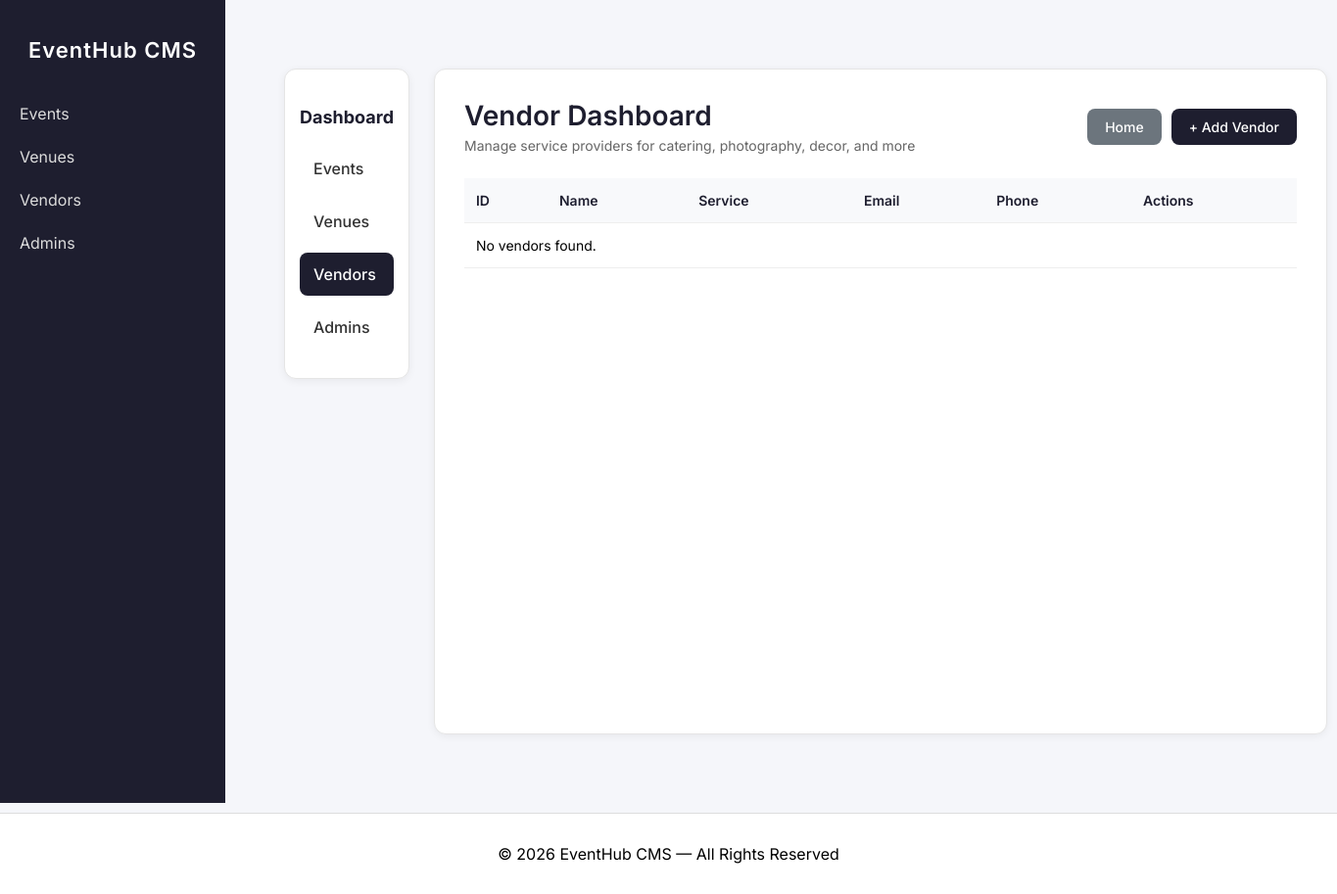
Before: /vendors/dashboard.php (signed in) with the older database file.
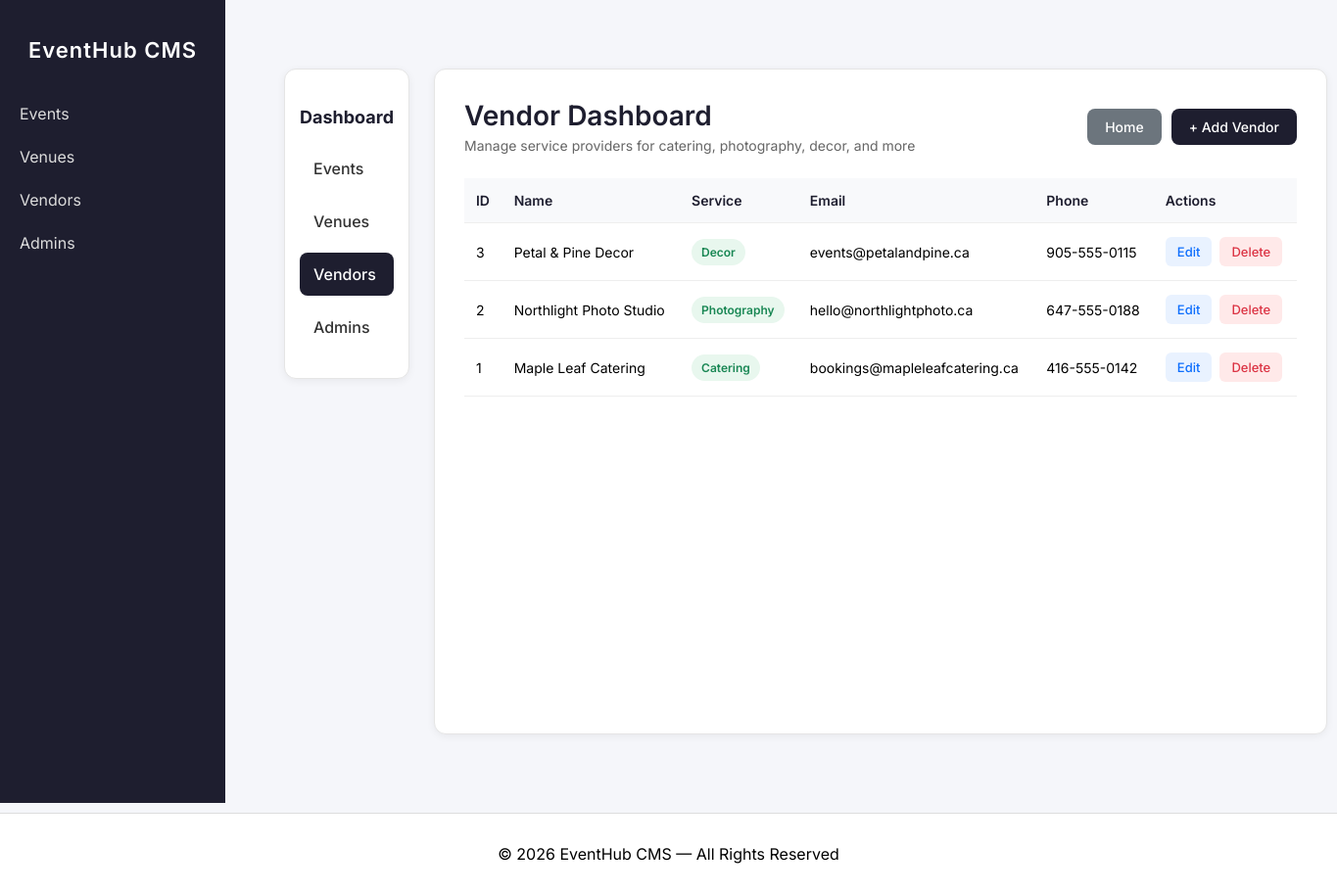
After: the same page with the newer database file.
### tables this page shows
CREATE TABLE `vendors` (
  `id` int NOT NULL,
  `name` varchar(255) NOT NULL,
  `service_type` varchar(100) NOT NULL,
  `email` varchar(255) NOT NULL,
  `phone` varchar(50) NOT NULL
);

### vendors/dashboard.php (the view, shortened to what this page needs)
<?php
include '../includes/header.php';
$query = "SELECT id, name, service_type, email, phone FROM vendors ORDER BY id DESC";
$stmt = $db->prepare($query);
$stmt->execute();
$result = $stmt->get_result();
$vendors = $result->fetch_all(MYSQLI_ASSOC);
?>
<?php include '../includes/navbar.php'; ?>
<div class="container">
    <div class="module-layout">
        <aside class="module-sidebar">
            <h3>Dashboard</h3>
            <a href="<?= app_url('events/dashboard.php') ?>">Events</a>
            <a href="<?= app_url('venues/dashboard.php') ?>">Venues</a>
            <a href="<?= app_url('vendors/dashboard.php') ?>" class="active">Vendors</a>
            <a href="<?= app_url('admin/dashboard.php') ?>">Admins</a>
        </aside>
        <main class="module-main">
            <div class="module-topbar">
                <div>
                    <h1>Vendor Dashboard</h1>
                    <p>Manage service providers for catering, photography, decor, and more</p>
                </div>
                <div style="display:flex; gap:10px; flex-wrap:wrap;">
                    <a href="<?= app_url('vendors/dashboard.php') ?>" class="btn-main" style="background:#6c757d;">
                        Home
                    </a>
                    <a href="<?= app_url('vendors/add.php') ?>" class="btn-main">
                        + Add Vendor
                    </a>
                </div>
            </div>
            <div class="module-table-wrapper">
                <table class="module-table">
                    <thead>
                        <tr>
                            <th>ID</th>
                            <th>Name</th>
                            <th>Service</th>
                            <th>Email</th>
                            <th>Phone</th>
                            <th>Actions</th>
                        </tr>
                    </thead>
                    <tbody>
                        <?php foreach ($vendors as $vendor): ?>
                            <tr>
                                <td><?= $vendor['id'] ?></td>
                                <td><?= htmlspecialchars($vendor['name']) ?></td>
                                <td><span class="service-badge"><?= htmlspecialchars($vendor['service_type']) ?></span></td>
                                <td><?= htmlspecialchars($vendor['email']) ?></td>
                                <td><?= htmlspecialchars($vendor['phone']) ?></td>
                                <td>
                                    <div class="action-buttons">
                                        <a href="<?= app_url('vendors/edit.php') ?>?id=<?= $vendor['id'] ?>" class="btn-sm btn-edit">Edit</a>
                                        <a href="<?= app_url('vendors/delete.php') ?>?id=<?= $vendor['id'] ?>" class="btn-sm btn-delete">Delete</a>
                                    </div>
                                </td>
                            </tr>
                        <?php endforeach; ?>
                        <?php if (empty($vendors)): ?>
                            <tr>
                                <td colspan="6">No vendors found.</td>
                            </tr>
                        <?php endif; ?>
                    </tbody>
                </table>
            </div>
        </main>
    </div>
</div>
<?php include '../includes/footer.php'; ?>

### includes/header.php (shortened to what this page needs)
<?php
    if (!function_exists('app_url')) {
        function app_url($path = '')
        {
            $normalizedPath = '/' . ltrim($path, '/');
            return APP_BASE_PATH . ($path === '' ? '' : $normalizedPath);
        }
    }
?>
<!DOCTYPE html>
<html lang="en">
<head>
</head>
<body>

### includes/navbar.php (shortened to what this page needs)
<div class="sidebar">
    <h2>EventHub CMS</h2>
    <a href="<?= app_url('events/dashboard.php') ?>">Events</a>
    <a href="<?= app_url('venues/dashboard.php') ?>">Venues</a>
    <a href="<?= app_url('vendors/dashboard.php') ?>">Vendors</a>
    <a href="<?= app_url('admin/dashboard.php') ?>">Admins</a>
</div>
<div class="content">

### includes/footer.php
</div>
<footer style="text-align:center; padding:15px; background:#fff; margin-top:40px; border-top:1px solid #ddd;">
    <p>&copy; <?php echo date('Y'); ?> EventHub CMS — All Rights Reserved</p>
</footer>
</body>
</html>

### includes/header.php (style rules this page uses)
body { margin: 0; font-family: 'Inter', sans-serif; background: #f5f6fa; }
.container { padding: 20px; max-width: 1100px; margin: auto; }
h1, h2 { font-weight: 600; }

### includes/navbar.php (style rules this page uses)
.sidebar { width: 230px; height: 100vh; background: #1e1e2f; color: white; position: fixed; top: 0; left: 0; padding-top: 20px; }
.sidebar h2 { text-align: center; margin-bottom: 30px; font-size: 22px; letter-spacing: 1px; }
.sidebar a { display: block; padding: 12px 20px; color: #dcdcdc; text-decoration: none; font-size: 16px; transition: 0.2s; }
.content { margin-left: 250px; padding: 20px; }

### vendors/dashboard.php (style rules this page uses)
.module-layout { display: flex; min-height: 85vh; margin-top: 30px; gap: 25px; }
.module-sidebar { width: 230px; background: #fff; border: 1px solid #e5e5e5; border-radius: 12px; padding: 20px 15px; box-shadow: 0 2px 8px rgba(0,0,0,0.06); height: fit-content; }
.module-sidebar h3 { font-size: 18px; margin-bottom: 20px; color: #1e1e2f; }
.module-sidebar a { display: block; text-decoration: none; color: #333; padding: 12px 14px; border-radius: 8px; margin-bottom: 10px; transition: 0.2s; font-weight: 500; }
.module-sidebar a:hover, .module-sidebar a.active { background: #1e1e2f; color: white; }
.module-main { flex: 1; background: white; border: 1px solid #e5e5e5; border-radius: 12px; padding: 30px; box-shadow: 0 2px 8px rgba(0,0,0,0.06); }
.module-topbar { display: flex; justify-content: space-between; align-items: center; margin-bottom: 25px; flex-wrap: wrap; gap: 15px; }
.module-topbar h1 { margin: 0; font-size: 28px; color: #1e1e2f; }
.module-topbar p { margin: 5px 0 0; color: #666; font-size: 14px; }
.btn-main { background: #1e1e2f; color: white; padding: 10px 18px; border-radius: 8px; text-decoration: none; font-size: 14px; font-weight: 500; border: none; cursor: pointer; transition: 0.2s; }
.module-table-wrapper { overflow-x: auto; }
.module-table { width: 100%; border-collapse: collapse; min-width: 850px; }
.module-table th, .module-table td { text-align: left; padding: 14px 12px; border-bottom: 1px solid #eee; font-size: 14px; }
.module-table th { background: #f8f9fb; color: #1e1e2f; font-weight: 600; }
.action-buttons { display: flex; gap: 8px; }
.btn-sm { padding: 7px 12px; border-radius: 6px; text-decoration: none; font-size: 13px; font-weight: 500; border: none; cursor: pointer; }
.btn-edit { background: #e9f2ff; color: #0d6efd; }
.btn-delete { background: #ffe9e9; color: #dc3545; }
.service-badge { display: inline-block; padding: 6px 10px; border-radius: 20px; font-size: 12px; font-weight: 600; background: #e8f7ee; color: #198754; }

Changed rows visible on the page:
added vendors: id "3", name "Petal & Pine Decor", service_type "Decor", email "events@petalandpine.ca", phone "905-555-0115"
added vendors: id "2", name "Northlight Photo Studio", service_type "Photography", email "hello@northlightphoto.ca", phone "647-555-0188"
added vendors: id "1", name "Maple Leaf Catering", service_type "Catering", email "bookings@mapleleafcatering.ca", phone "416-555-0142"
Other visible differences:
text no longer shown: "No vendors found."
